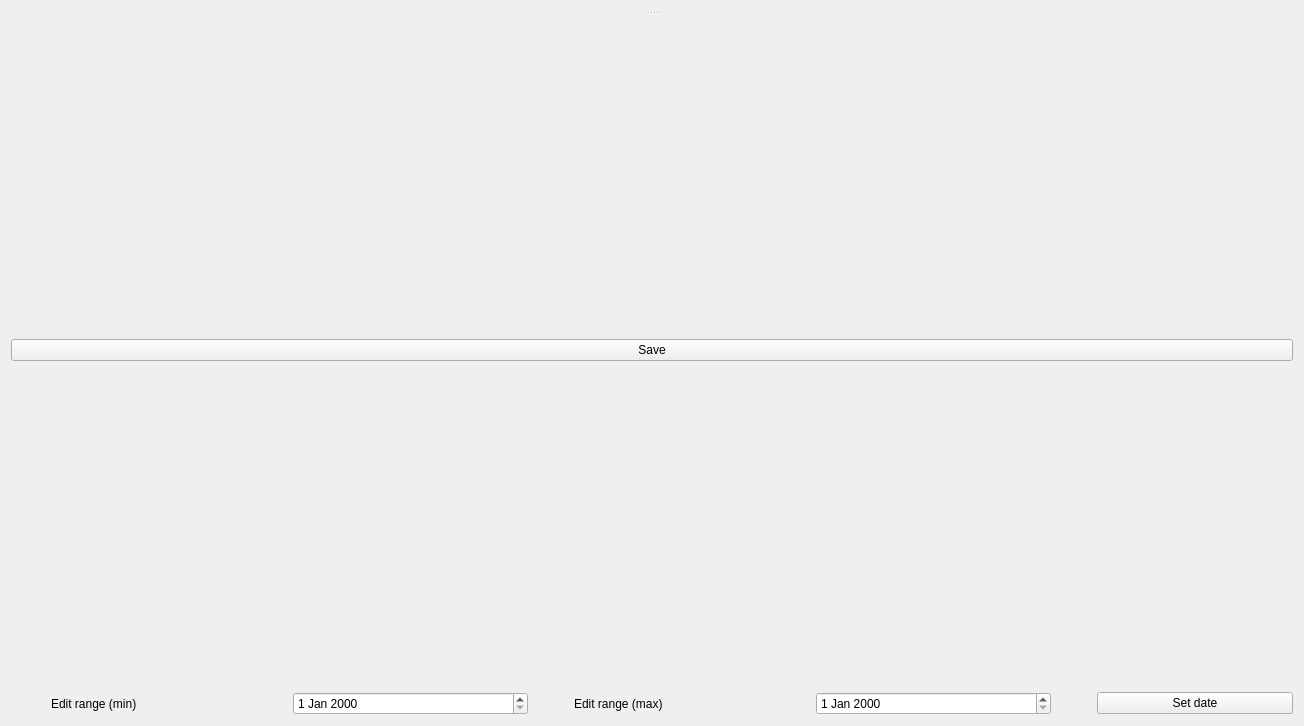
<?xml version="1.0" encoding="UTF-8"?>
<ui version="4.0">
 <class>chart</class>
 <widget class="QWidget" name="chart">
  <property name="geometry">
   <rect>
    <x>0</x>
    <y>0</y>
    <width>1304</width>
    <height>726</height>
   </rect>
  </property>
  <property name="windowTitle">
   <string>Form</string>
  </property>
  <layout class="QHBoxLayout" name="horizontalLayout_4">
   <item>
    <layout class="QVBoxLayout" name="verticalLayout_2">
     <item>
      <widget class="QSplitter" name="splitter">
       <property name="orientation">
        <enum>Qt::Vertical</enum>
       </property>
       <widget class="QWidget" name="verticalLayoutWidget">
        <layout class="QVBoxLayout" name="verticalLayout"/>
       </widget>
       <widget class="QWidget" name="layoutWidget">
        <layout class="QHBoxLayout" name="horizontalLayout">
         <item>
          <widget class="QPushButton" name="pushButton">
           <property name="text">
            <string>Save</string>
           </property>
          </widget>
         </item>
        </layout>
       </widget>
      </widget>
     </item>
     <item>
      <layout class="QHBoxLayout" name="horizontalLayout_2">
       <item>
        <spacer name="horizontalSpacer_3">
         <property name="orientation">
          <enum>Qt::Horizontal</enum>
         </property>
         <property name="sizeType">
          <enum>QSizePolicy::Fixed</enum>
         </property>
         <property name="sizeHint" stdset="0">
          <size>
           <width>40</width>
           <height>20</height>
          </size>
         </property>
        </spacer>
       </item>
       <item>
        <widget class="QLabel" name="label">
         <property name="text">
          <string>Edit range (min)</string>
         </property>
        </widget>
       </item>
       <item>
        <widget class="QDateEdit" name="minDate"/>
       </item>
       <item>
        <spacer name="horizontalSpacer_2">
         <property name="orientation">
          <enum>Qt::Horizontal</enum>
         </property>
         <property name="sizeType">
          <enum>QSizePolicy::Fixed</enum>
         </property>
         <property name="sizeHint" stdset="0">
          <size>
           <width>40</width>
           <height>20</height>
          </size>
         </property>
        </spacer>
       </item>
       <item>
        <widget class="QLabel" name="label_2">
         <property name="text">
          <string>Edit range (max)</string>
         </property>
        </widget>
       </item>
       <item>
        <widget class="QDateEdit" name="maxDate"/>
       </item>
       <item>
        <layout class="QHBoxLayout" name="horizontalLayout_3">
         <item>
          <spacer name="horizontalSpacer">
           <property name="orientation">
            <enum>Qt::Horizontal</enum>
           </property>
           <property name="sizeType">
            <enum>QSizePolicy::Minimum</enum>
           </property>
           <property name="sizeHint" stdset="0">
            <size>
             <width>40</width>
             <height>20</height>
            </size>
           </property>
          </spacer>
         </item>
         <item>
          <widget class="QPushButton" name="setDateB">
           <property name="text">
            <string>Set date</string>
           </property>
          </widget>
         </item>
        </layout>
       </item>
      </layout>
     </item>
    </layout>
   </item>
  </layout>
 </widget>
 <resources/>
 <connections/>
</ui>
